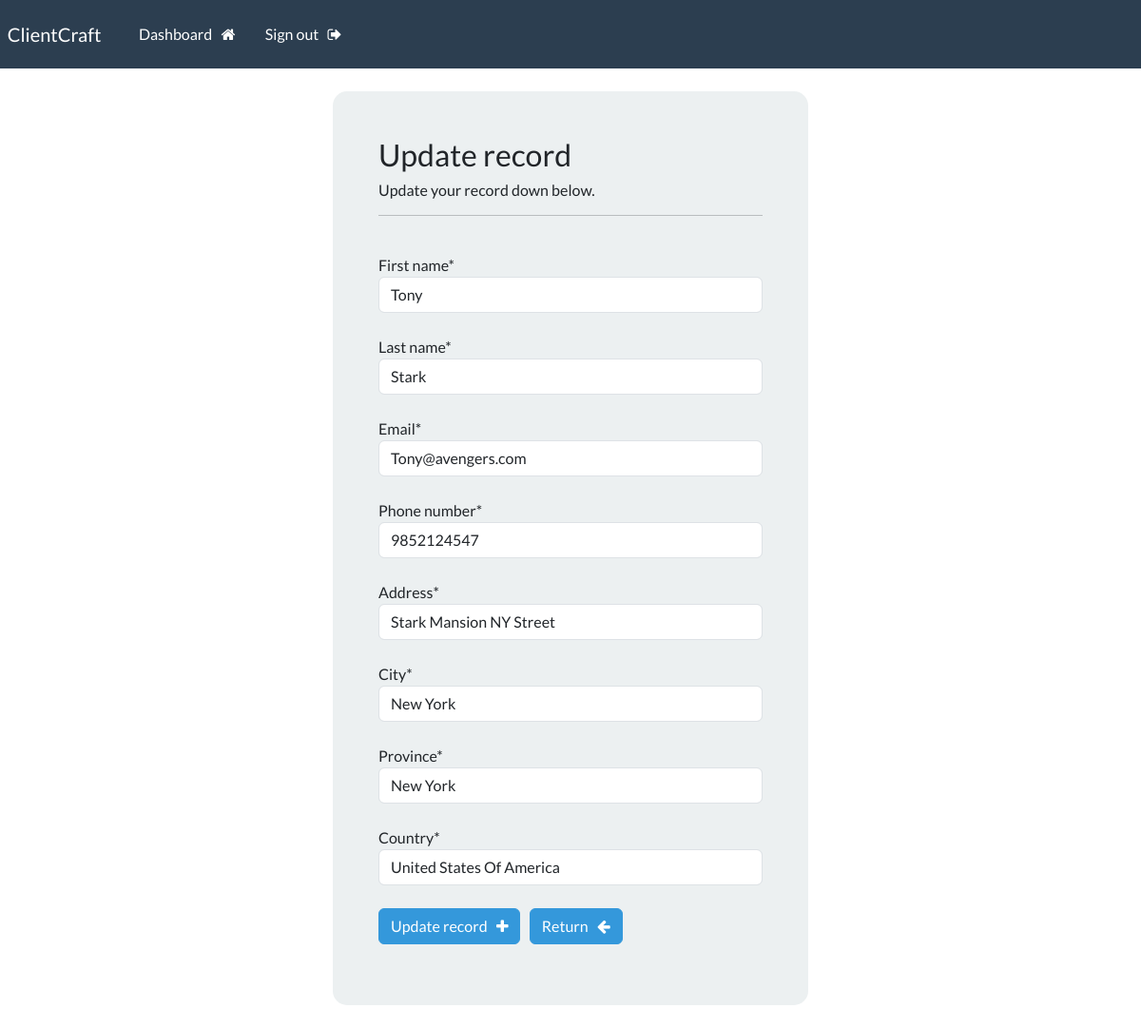
The page /update-record/3 (signed in) on the database its author committed.
### web/models.py (models this page shows, shortened)
class Record(models.Model):
    creation_date = models.DateTimeField(auto_now_add=True)
    first_name = models.CharField(max_length=100)
    last_name = models.CharField(max_length=100)
    email = models.EmailField(max_length=255)
    phone_number = models.CharField(max_length=20)
    address = models.CharField(max_length=500)
    city = models.CharField(max_length=50)
    province = models.CharField(max_length=50)
    country = models.CharField(max_length=50)

### web/views.py (the view)
# urls.py: path('update-record/<int:pk>', views.update_record, name='update-record'),
@csrf_protect
@login_required(login_url = 'mylogin')
def update_record(request,pk):
    record = Record.objects.get(id=pk)
    form = UpdateRecordForm(instance=record)
    if request.method == 'POST':
        form = UpdateRecordForm(request.POST,instance=record)
        if form.is_valid():
            form.save()
            messages.success(request, "Your record was updated!")
            return redirect("dashboard")
    context = {'form':form}
    return render(request,'update-record.html',context=context)

### web/forms.py
class UpdateRecordForm(forms.ModelForm):
    class Meta:
        model = Record
        fields = ['first_name', 'last_name', 'email', 'phone_number', 'address', 'city', 'province', 'country']

### web/templates/update-record.html (shortened to what this page needs)
{% extends 'base.html' %}
{% load crispy_forms_tags %}
{% block content %}
<body>
    <div class="container bg-light shadow-md p-5 form-layout">
        <h3> Update record </h3>
        <h6> Update your record down below. </h6>
        <hr>
        <br>
        <form method="POST" autocomplete="off">
            {{form.first_name|as_crispy_field}}
            <br>
            {{form.last_name|as_crispy_field}}
            <br>
            {{form.email|as_crispy_field}}
            <br>
            {{form.phone_number|as_crispy_field}}
            <br>
            {{form.address|as_crispy_field}}
            <br>
            {{form.city|as_crispy_field}}
            <br>
            {{form.province|as_crispy_field}}
            <br>
            {{form.country|as_crispy_field}}
            <br>
            <button type="submit" class="btn btn-info">
                Update record &nbsp; <i class="fa fa-plus" aria-hidden="true"></i>
            </button>
            <a href="{% url 'dashboard' %}" class="btn btn-info">
                Return &nbsp; <i class="fa fa-arrow-left" aria-hidden="true"></i>
            </a>
        </form>
    </div>
    <br>
</body>
{% endblock %}

### static/css/styles.css (style rules this page uses)
.form-layout { border-radius: 15px; width: 500px; }

### rows shown on the page
Record: first_name "Tony", last_name "Stark", email "Tony@avengers.com", phone_number "9852124547", address "Stark Mansion NY Street", city "New York", province "New York", country "United States Of America"
